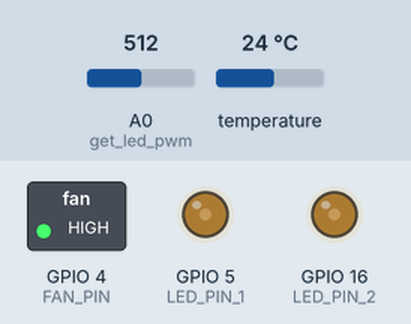
Simulated run of this program. Board: ESP8266 (NodeMCU). Shown: switched loads named in the program (green lamp = pin HIGH), output pins drawn as LEDs (lit = HIGH). Inputs (shaded band) come from the test bench; at power-on: temperature 24 °C, A0 (get_led_pwm) = 512. Random numbers use the default seed unless the program sets one.

Above: at 3.5 s.
3.6 s: temperature set to 41 °C
At 4.6 s:
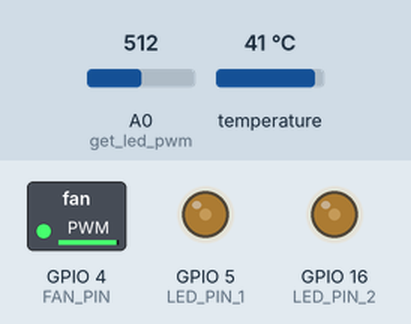
5.2 s: A0 (get_led_pwm) set to 716
At 6.1 s:
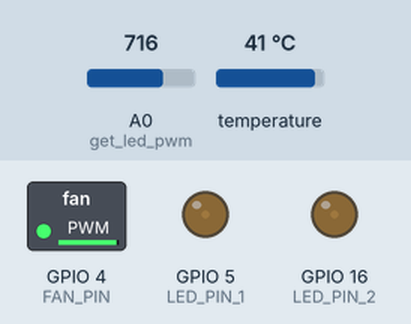
7.2 s: A0 (get_led_pwm) set to 860
At 8.8 s:
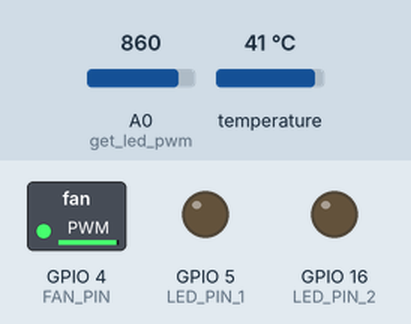
9.2 s: A0 (get_led_pwm) set to 306
At 10.3 s:
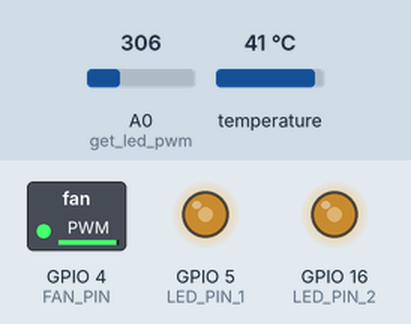
11.2 s: A0 (get_led_pwm) set to 122
At 12.9 s:
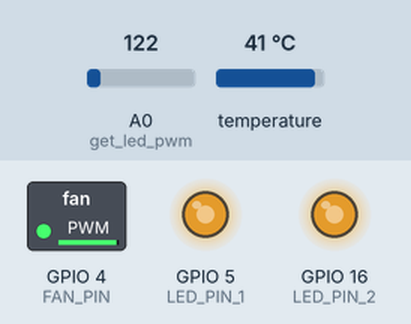
13.2 s: A0 (get_led_pwm) set to 511
At 14.6 s:
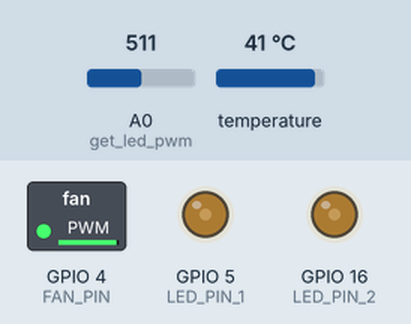
Timing chart, 0 to 16.2 s (numbered marks = the images above; inputs shaded):
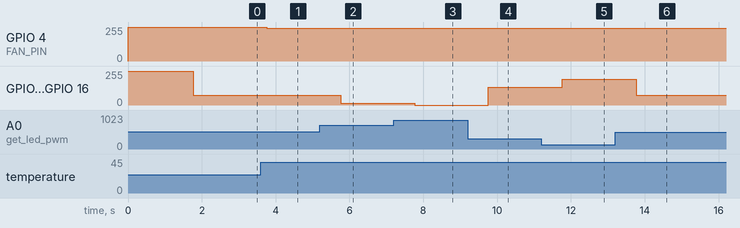

Measured:
- after the input at 3.6 s, GPIO 4 (FAN_PIN): 255/255 → 245/255 after 0.16 s
- after the input at 5.2 s, GPIO 5 (LED_PIN_1), GPIO 16 (LED_PIN_2): 75/255 → 15/255 after 0.57 s
- after the input at 7.2 s, GPIO 5 (LED_PIN_1), GPIO 16 (LED_PIN_2): 15/255 → 0/255 after 0.56 s
- after the input at 9.2 s, GPIO 5 (LED_PIN_1), GPIO 16 (LED_PIN_2): 0/255 → 135/255 after 0.56 s
- after the input at 11.2 s, GPIO 5 (LED_PIN_1), GPIO 16 (LED_PIN_2): 135/255 → 195/255 after 0.56 s
- after the input at 13.2 s, GPIO 5 (LED_PIN_1), GPIO 16 (LED_PIN_2): 195/255 → 75/255 after 0.57 s

The program:

main.cpp
```cpp
#include <Arduino.h>
#include "ESPRotary.h"
#include <OneWire.h>
#include <DallasTemperature.h>

#include <communication.h>

// PWM CHANNELS
#define LED_PIN_1 5  // LED PWM channel 1
#define LED_PIN_2 16 // LED PWM channel 2
#define FAN_PIN 4    // FAN PWM

// ENCODER SETUP
// #define ROTARY_PIN1 0
// #define ROTARY_PIN2 12

// DS18B20 SENSOR SETUP
#define TEMPERATURE_PIN 2
OneWire oneWire(TEMPERATURE_PIN);
DallasTemperature sensors(&oneWire);

// TEMPERATURE TARGET AND CONTROLS
const int TEMPERATURE_TARGET = 40;

float dT_min = 0;
float dT_max = 20;
float fan_pwm_min = 0;
float fan_pwm_max = 200;

float linear_fan_control_slope = (fan_pwm_max - fan_pwm_min) / (dT_max - dT_min);
float linear_fan_control_b = fan_pwm_min - linear_fan_control_slope * dT_min;

float temp_c;
float fan_pwm = 255;

void setup()
{
  Serial.begin(9600);

  analogWriteFreq(5000);

  pinMode(LED_PIN_1, OUTPUT);
  pinMode(LED_PIN_2, OUTPUT);
  pinMode(FAN_PIN, OUTPUT);

  analogWrite(LED_PIN_1, 255);
  analogWrite(LED_PIN_2, 255);
  analogWrite(FAN_PIN, 255);

  // communication_setup();
}

unsigned long previous_millis_led_temperature = 0;
const long interval_led_temperature = 1000; // interval at which to update led temperature

unsigned long previous_millis_fan_speed = 0;
const long interval_fan_speed = interval_led_temperature; // interval at which to update fan speed

unsigned long previous_millis_notification = 0;
const long interval_notification = 5000; // interval at which to send data

unsigned long previous_millis_led = 0;
const long interval_led = 1000; // interval at which to send data

int pot_max_val = 850;
int pot_min_val = 15;
float led_pwm_max = 255;
float led_pwm_min = 10;

float linear_led_control_slope = (led_pwm_max - led_pwm_min) / (pot_max_val - pot_min_val);
float linear_led_control_b = led_pwm_min - linear_led_control_slope * pot_min_val;

int round_up(int numToRound, int multiple)
{
    int remainder = numToRound % multiple;
    if (remainder == 0)
        return numToRound;

    return numToRound + multiple - remainder;
}

int get_led_pwm(){
  int raw_val = analogRead(A0);

  int pwm_result = 0;
  if (raw_val <= pot_min_val) {
    return led_pwm_min;
  } else if (raw_val >= pot_max_val) {
    return led_pwm_max;
  } else {
    pwm_result = linear_led_control_slope * raw_val + linear_led_control_b;
  }
  pwm_result = round_up(pwm_result, 30);
  return pwm_result;
}


void loop()
{
  // communication_loop();

  // Update LED temperature and adjust fan speed
  unsigned long currentMillis = millis();
  if (currentMillis - previous_millis_led_temperature >= interval_led_temperature)
  {
    previous_millis_led_temperature = currentMillis;

    sensors.requestTemperatures();
    temp_c = sensors.getTempCByIndex(0);
  }

  if (currentMillis - previous_millis_fan_speed >= interval_fan_speed)
  {
    previous_millis_fan_speed = currentMillis;
    float dT = temp_c - TEMPERATURE_TARGET;

    if (dT > 0)
    {
      // Linear fan control
      if (dT < dT_min)
      {
        fan_pwm = fan_pwm_min;
      }
      else if (dT > dT_max)
      {
        fan_pwm = fan_pwm_max;
      }
      else
      {
        fan_pwm = linear_fan_control_slope * dT + linear_fan_control_b;
      }
    } else {
      fan_pwm = fan_pwm_min;
    }
    analogWrite(FAN_PIN, 255 - fan_pwm);
  }

  if (currentMillis - previous_millis_led >= interval_led)
  {
    previous_millis_led = currentMillis;

    float led_pwm = get_led_pwm();

    analogWrite(LED_PIN_1, 255 - led_pwm);
    analogWrite(LED_PIN_2, 255 - led_pwm);
  }

  // if (currentMillis - previous_millis_notification >= interval_notification)
  // {
  //   previous_millis_notification = currentMillis;

  //   send_current_status(temp_c, fan_pwm, led_pwm);
  // }

}
```

communication.h
```cpp
#ifndef COMMUNICATION_MODULE
#define COMMUNICATION_MODULE

void communication_setup();
void communication_loop();

void send_current_status(float led_temperature, float fan_pwm, float led_pwm);

#endif
```

communication.cpp
```cpp
#include <Arduino.h>

#include <ESP8266WiFi.h>
#include <PubSubClient.h>

// Network setup
const char *ssid = "MajoCrypt";
const char *password = "Po100pypkiu";

// MQQT setup
const char *mqtt_server = "192.168.0.106";
const char *clientID = "ESP8266";
const char *outTopic = "test";

WiFiClient espClient;
PubSubClient client(espClient);
char msg[50];

void communication_setup()
{
    WiFi.begin(ssid, password);
    client.setServer(mqtt_server, 1883);
}

unsigned long previousMqqtReconnectMillis = 0;
const long mqqtReconnectInterval = 10000;      // interval at which to reconnect to mqqt server

void reconnect()
{
    if (WiFi.status() == WL_CONNECTED)
    {
        String clientId = "ESP8266_LAMP-";
        clientId += String(random(0xffff), HEX);
        client.connect(clientId.c_str());
    } else {
        WiFi.begin(ssid, password);
    }
}

void communication_loop()
{
    if (!client.connected())
    {
        unsigned long currentMillis = millis();
        if (currentMillis - previousMqqtReconnectMillis >= mqqtReconnectInterval)
        {
            previousMqqtReconnectMillis = currentMillis;
            reconnect();
        }
    } else {
        client.loop();
    }

}

void send_current_status(float led_temperature, float fan_pwm, float led_pwm) {
    snprintf (msg, 50, "%f %f %f", led_temperature, fan_pwm, led_pwm);
    client.publish(outTopic, msg);
}
```
